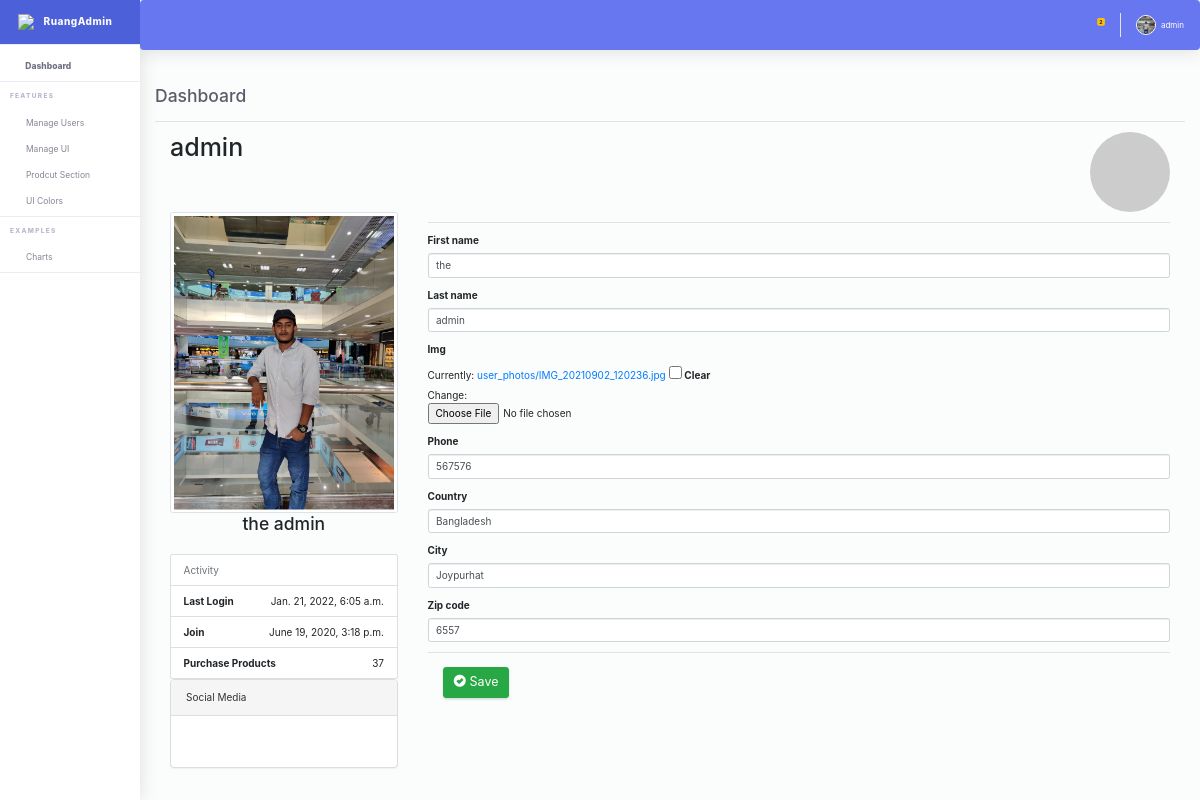
Screenshot of /dashboard/profile/ (signed in) with the database file from the repository.
### second_app/models.py (models this page shows, shortened)
class Profile(models.Model):
    user = models.OneToOneField(User, on_delete=models.CASCADE, default="", related_name='user_profile', blank=True, null=True)
    first_name = models.CharField(max_length=25, blank=True, null=True, default="",)
    last_name = models.CharField(max_length=25, blank=True, null=True, default="",)
    img = models.ImageField(upload_to='user_photos', blank=True, null=True, default="",)
    phone = models.CharField(max_length=15, blank=True, null=True, default="",)
    country = models.CharField(max_length=100, blank=True, null=True, default="",)
    city = models.CharField(max_length=199, blank=True, null=True, default="",)
    zip_code = models.IntegerField(blank=True, null=True, default="0",)

### dashboard_app/views.py (the view)
# urls.py: path('profile/', views.profile, name='profile'),
def profile(request):
    user_profile = Profile.objects.get(user=request.user)
    form = ProfileUpdate(instance=user_profile)
    if request.method=="POST":
        form = ProfileUpdate(request.POST, request.FILES, instance=user_profile)
        if form.is_valid():
            form.save()
            messages.info(request, 'Profile updated successfully!')
            return redirect('profile')
    return render(request, 'profile.html', {'form':form, 'user_profile':user_profile,})

### dashboard_app/forms.py
class ProfileUpdate(forms.ModelForm):
    class Meta:
        model = Profile
        fields = ("first_name", "last_name", "img", "phone", "country", "city", "zip_code")

### core/custommodelserver.py (called while the page is built)
def headfoot(request):
    headerr = Header.objects.last()
    footerr = Footer.objects.last()
    context = {
        'headerr':headerr,
        'footerr':footerr
    }
    return context

### dashboard_app/custommodel.py (called while the page is built)
def footer(request):
    footer = Footer.objects.last()
    context = {
        'footer':footer
    }
    return context

### templates/profile.html (shortened to what this page needs)
{% extends 'dashboard_base.html' %}
{% block body_block %}
{% load crispy_forms_tags %}
<!DOCTYPE html>
<html lang="en" dir="ltr">
<head>
  <link rel="stylesheet" href="https://maxcdn.bootstrapcdn.com/bootstrap/3.3.7/css/bootstrap.min.css">
  <link href="//maxcdn.bootstrapcdn.com/bootstrap/4.1.1/css/bootstrap.min.css" rel="stylesheet" id="bootstrap-css">
  <link href="//maxcdn.bootstrapcdn.com/bootstrap/4.0.0/css/bootstrap.min.css" rel="stylesheet" id="bootstrap-css">
</head>
  <body>
  </body>
</html>
<hr>
<div class="container bootstrap snippet">
    <div class="row">
  		<div class="col-sm-10"><h1>{{user.username}}</h1></div>
    	<div class="col-sm-2"><a href="/users" class="pull-right"><img title="profile image" class="img-circle img-responsive" src="http://www.gravatar.com/avatar/28fd20ccec6865e2d5f0e1f4446eb7bf?s=100"></a></div>
    </div>
    <div class="row">
  		<div class="col-sm-3">
      <div class="text-center">
        {% if user_profile.img %}
        <img src="/media/{{ user_profile.img }}" class="avatar img-circle img-thumbnail" alt="avatar">
        {% else %}
        <img src="/media/user_photos/profile_avatar.png" class="avatar img-circle img-thumbnail" alt="avatar">
        {% endif %}
      <h3>{{user_profile.first_name}} {{user_profile.last_name}}</h3>
      </div><br>
          <ul class="list-group">
            <li class="list-group-item text-muted">Activity </li>
            <li class="list-group-item text-right"><span class="pull-left"><strong>Last Login</strong></span> {{request.user.last_login}}</li>
            <li class="list-group-item text-right"><span class="pull-left"><strong>Join</strong></span> {{request.user.date_joined}}</li>
            <li class="list-group-item text-right"><span class="pull-left"><strong>Purchase Products</strong></span> 37</li>
          </ul>
          <div class="panel panel-default">
            <div class="panel-heading">Social Media</div>
            <div class="panel-body">
            	<i class="fa fa-facebook fa-2x"></i> <i class="fa fa-github fa-2x"></i> <i class="fa fa-twitter fa-2x"></i> <i class="fa fa-pinterest fa-2x"></i> <i class="fa fa-google-plus fa-2x"></i>
            </div>
          </div>
        </div>
    	<div class="col-sm-9">
          <div class="tab-content">
            <div class="tab-pane active" id="home">
                <hr>
                  <form class="form" action="" enctype="multipart/form-data" method="POST" id="registrationForm">
                    {{ form|crispy }}
                      <div class="form-group">
                           <div class="col-xs-12">
                                <br>
                              	<button class="btn btn-lg btn-success" type="submit"><i class="glyphicon glyphicon-ok-sign"></i> Save</button>
                            </div>
                      </div>
              	</form>
              <hr>
             </div>
              </div>
          </div>
        </div>
    </div>
{% endblock %}

### templates/dashboard_base.html (shortened to what this page needs)
{% load static %}
<!DOCTYPE html>
<html lang="en">
<head>
  <link href="{% static 'dashboard/vendor/fontawesome-free/css/all.min.css' %}" rel="stylesheet" type="text/css">
  <link href="{% static 'dashboard/vendor/bootstrap/css/bootstrap.min.css' %}" rel="stylesheet" type="text/css">
  <link href="{% static 'dashboard/css/ruang-admin.min.css' %}" rel="stylesheet">
</head>
<body id="page-top">
  <div id="wrapper">
    <ul class="navbar-nav sidebar sidebar-light accordion" id="accordionSidebar">
      <a class="sidebar-brand d-flex align-items-center justify-content-center" href="{% url 'dashboard' %}">
        <div class="sidebar-brand-icon">
          <img src="img/logo/logo2.png">
        </div>
        <div class="sidebar-brand-text mx-3">RuangAdmin</div>
      </a>
      <hr class="sidebar-divider my-0">
      <li class="nav-item active">
        <a class="nav-link" href="{%url 'dashboard' %}">
          <i class="fas fa-fw fa-tachometer-alt"></i>
          <span>Dashboard</span></a>
      </li>
      <hr class="sidebar-divider">
      <div class="sidebar-heading">
        Features
      </div>
      {% if request.user.is_superuser %}
      <li class="nav-item">
        <a class="nav-link collapsed" href="#" data-toggle="collapse" data-target="#collapseBootstrap"
          aria-expanded="true" aria-controls="collapseBootstrap">
          <i class="far fa-fw fa-window-maximize"></i>
          <span>Manage Users</span>
        </a>
      </li>
      <li class="nav-item">
        <a class="nav-link collapsed" href="#" data-toggle="collapse" data-target="#collapseForm" aria-expanded="true"
          aria-controls="collapseForm">
          <i class="fab fa-fw fa-wpforms"></i>
          <span>Manage UI</span>
        </a>
      </li>
      <li class="nav-item">
        <a class="nav-link collapsed" href="#" data-toggle="collapse" data-target="#collapseTable" aria-expanded="true"
          aria-controls="collapseTable">
          <i class="fas fa-fw fa-table"></i>
          <span>Prodcut Section</span>
        </a>
      </li>
      {% endif %}
      <li class="nav-item">
        <a class="nav-link" href="ui-colors.html">
          <i class="fas fa-fw fa-palette"></i>
          <span>UI Colors</span>
        </a>
      </li>
      <hr class="sidebar-divider">
      <div class="sidebar-heading">
        Examples
      </div>
      <li class="nav-item">
        <a class="nav-link" href="charts.html">
          <i class="fas fa-fw fa-chart-area"></i>
          <span>Charts</span>
        </a>
      </li>
      <hr class="sidebar-divider">
    </ul>
    <div id="content-wrapper" class="d-flex flex-column">
      <div id="content">
        <nav class="navbar navbar-expand navbar-light bg-navbar topbar mb-4 static-top">
          <button id="sidebarToggleTop" class="btn btn-link rounded-circle mr-3">
            <i class="fa fa-bars"></i>
          </button>
          <ul class="navbar-nav ml-auto">
            <li class="nav-item dropdown no-arrow">
              <a class="nav-link dropdown-toggle" href="#" id="searchDropdown" role="button" data-toggle="dropdown"
                aria-haspopup="true" aria-expanded="false">
                <i class="fas fa-search fa-fw"></i>
              </a>
            </li>
            <li class="nav-item dropdown no-arrow mx-1">
              <a class="nav-link dropdown-toggle" href="#" id="messagesDropdown" role="button" data-toggle="dropdown"
                aria-haspopup="true" aria-expanded="false">
                <i class="fas fa-envelope fa-fw"></i>
                <span class="badge badge-warning badge-counter">2</span>
              </a>
            </li>
            <li class="nav-item dropdown no-arrow">
              <a class="nav-link dropdown-toggle" href="#" id="userDropdown" role="button" data-toggle="dropdown"
                aria-haspopup="true" aria-expanded="false">
                {% if request.user.user_profile.img %}
                <img class="img-profile rounded-circle" src="/media/{{request.user.user_profile.img}}" style="max-width: 60px">
                {% else %}
                <img class="img-profile rounded-circle" src="/media/user_photos/profile_avatar.png" style="max-width: 60px">
                {% endif %}
                <span class="ml-2 d-none d-lg-inline text-white small">{{ request.user.username }}</span>
              </a>
            </li>
          </ul>
        </nav>
        <div class="container-fluid" id="container-wrapper">
          <div class="d-sm-flex align-items-center justify-content-between mb-4">
            <h1 class="h3 mb-0 text-gray-800">Dashboard</h1>
          </div>
            {% block body_block %}
            {% endblock %}
          </div>
          </div>
          </body>
          </html>

### rows the page displays
Profile: img (picture), first_name "the", last_name "admin", phone "567576", country "Bangladesh", city "Joypurhat", zip_code "6557"

### other values shown
{{ request.user.username }} "admin"
{{ user.username }} "admin"
{{ request.user.last_login }} "Jan. 21, 2022, 6:05 a.m."
{{ request.user.date_joined }} "June 19, 2020, 3:18 p.m."
